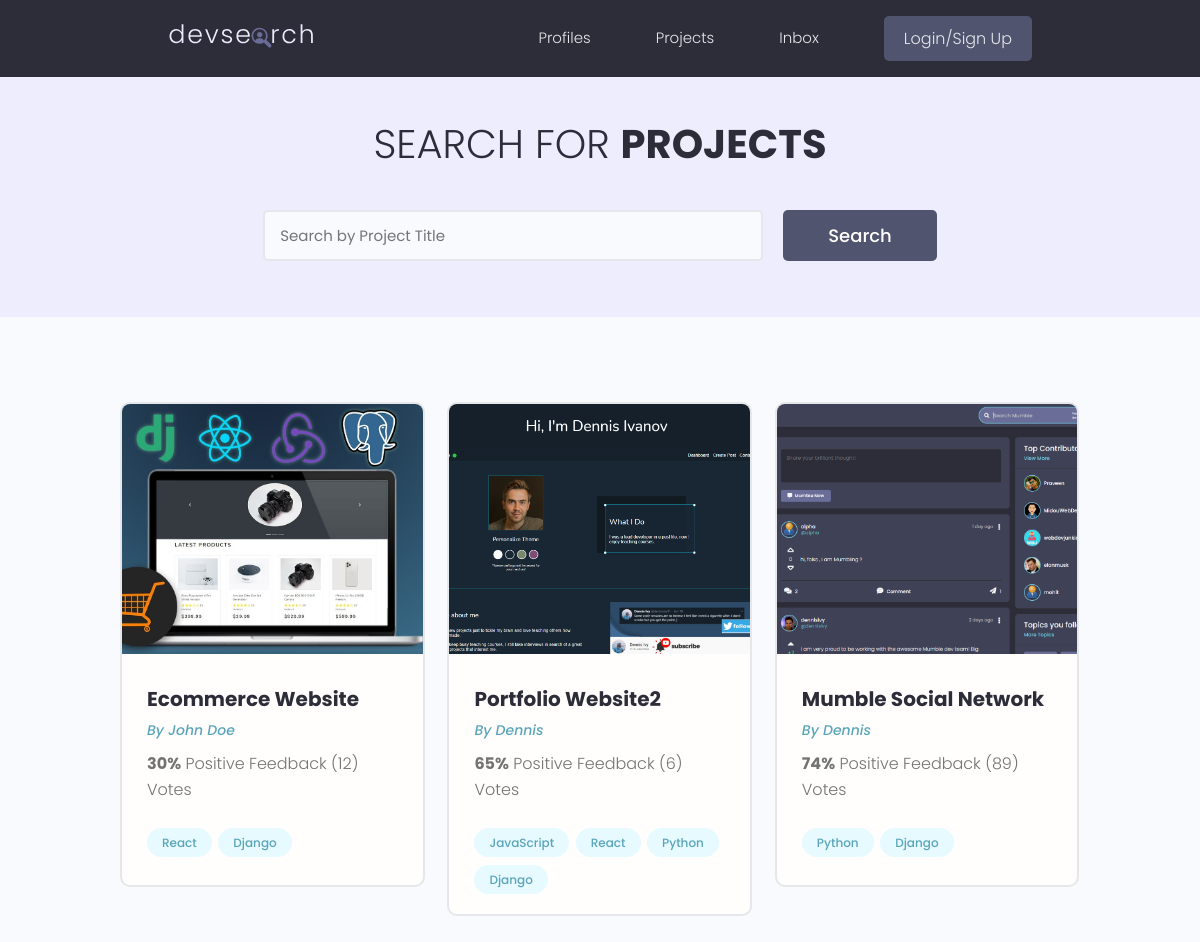
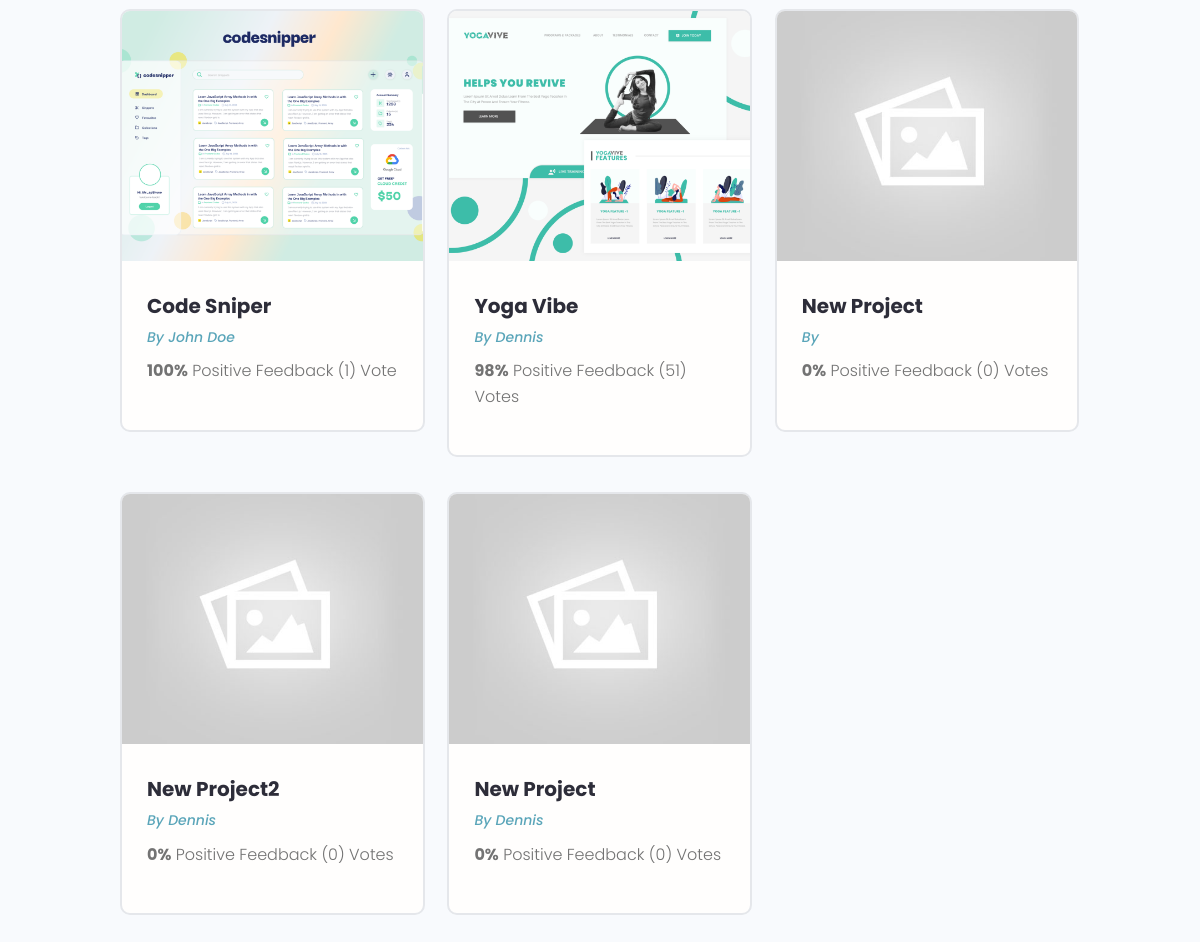
/projects/, run on the app's committed database (2 pictures, top to bottom).
### projects/models.py (models this page shows, shortened)
class Project(models.Model):
    owner = models.ForeignKey(Profile, null=True, blank=True, on_delete=models.SET_NULL)
    title = models.CharField(max_length=200)
    description = models.TextField(null=True, blank=True)
    featured_image = models.ImageField(null=True, blank=True, default="default.jpg")
    demo_link = models.CharField(max_length=2000, null=True, blank=True)
    source_link = models.CharField(max_length=2000, null=True, blank=True)
    tags = models.ManyToManyField('Tag', blank=True)
    vote_total = models.IntegerField(default=0, null=True, blank=True)
    vote_ratio = models.IntegerField(default=0, null=True, blank=True)
    created = models.DateTimeField(auto_now_add=True)
    id = models.UUIDField(default=uuid.uuid4, unique=True, primary_key=True, editable=False)

class Tag(models.Model):
    name = models.CharField(max_length=200)
    created = models.DateTimeField(auto_now_add = True)
    id = models.UUIDField(default=uuid.uuid4, unique=True, primary_key=True, editable=False)
    def __str__(self):
        return self.name

### users/models.py (models this page shows, shortened)
class Profile(models.Model):
    user = models.OneToOneField(User, on_delete=models.CASCADE, null=True, blank=True)
    name = models.CharField(max_length=200, blank=True, null=True)
    email = models.EmailField(max_length=500, blank=True, null=True)
    username = models.CharField(max_length=200, blank=True, null=True)
    location = models.CharField(max_length=200, blank=True, null=True)
    short_intro = models.CharField(max_length=200, blank=True, null=True)
    bio = models.TextField(blank=True, null=True)
    profile_image = models.ImageField(null=True, blank=True, upload_to='profiles/', default="profiles/user-default.png")
    social_github = models.CharField(max_length=200, blank=True, null=True)
    social_twitter = models.CharField(max_length=200, blank=True, null=True)
    social_linkedin = models.CharField(max_length=200, blank=True, null=True)
    social_youtube = models.CharField(max_length=200, blank=True, null=True)
    social_website = models.CharField(max_length=200, blank=True, null=True)
    created = models.DateTimeField(auto_now_add=True)
    id = models.UUIDField(default=uuid.uuid4, unique=True, primary_key=True, editable=False)

### projects/views.py (the view)
# urls.py: path('projects/', include('projects.urls')),
def projects(request):
    projects = Project.objects.all()
    context = { 'projects' : projects}
    return render(request, 'projects/projects.html', context)

### projects/templates/projects/projects.html (shortened to what this page needs)
{% extends 'main.html' %}
{% block content %}
  <main class="projects">
     <section class="hero-section text-center">
       <div class="container container--narrow">
         <div class="hero-section__box">
           <h2>Search for <span>Projects</span></h2>
         </div>
         <div class="hero-section__search">
           <form class="form" action="#" method="get">
             <div class="form__field">
               <input class="input input--text" id="formInput#search" type="text" name="text"
                 placeholder="Search by Project Title" />
             </div>
             <input class="btn btn--sub btn--lg" type="submit" value="Search" />
           </form>
         </div>
       </div>
     </section>
     <section class="projectsList">
       <div class="container">
         <div class="grid grid--three">
          {% for project in projects %}
           <div class="column">
             <div class="card project">
               <a href="{% url 'project' project.id %}" class="project">
                 <img class="project__thumbnail" src="{{ project.featured_image.url }}" alt="project thumbnail" />
                 <div class="card__body">
                   <h3 class="project__title">{{project.title}}</h3>
                   <p><a class="project__author" href="{% url 'user-profile' project.owner.id %}">By {{project.owner.name}}</a></p>
                   <p class="project--rating">
                     <span style="font-weight: bold;">{{project.vote_ratio}}%</span> Positive
                     Feedback ({{project.vote_total}}) Vote{{project.vote_total|pluralize:"s"}}
                   </p>
                   <div class="project__tags">
                    {% for tag in project.tags.all %}
                     <span class="tag tag--pill tag--main">
                       <small>{{tag}}</small>
                     </span>
                    {% endfor %}
                   </div>
                 </div>
               </a>
             </div>
           </div>
           {% endfor %}
         </div>
       </div>
     </section>
   </main>
{% endblock content %}

### static/styles/app.css (style rules this page uses)
:root { --color-sub: #2d2d39; }
.btn--sub { background-color: var(--color-sub-light); }
.card { border: 2px solid var(--color-light); }
img { width: 100%; }
.hero-section { height: 40vh; display: flex; align-items: center; background-color: var(--color-sub); }
.hero-section__box { margin-bottom: 4rem; }
.hero-section__box > h2, .hero-section__box > h2 > span { font-size: 4rem; color: var(--color-light); line-height: 1.3; text-transform: uppercase; }
.hero-section__box > h2 { font-weight: 300; }
.hero-section__box > h2 > span { font-weight: 700; }
.hero-section__search > .form { display: flex; align-items: center; justify-content: center; gap: 2rem; }
.hero-section__search > .form input.input--text { width: 50rem; }
.project__author { font-size: 1.4rem; font-style: italic; }
.project--rating { margin-bottom: 1.6em; margin-top: .5em; }
.projects > .hero-section { background: var(--color-sub-lighter); height: 30vh; }
.projects .hero-section__box { margin-bottom: 2.5rem; }
.projects .hero-section__box > h2 { color: var(--color-sub); }
.projects .hero-section__box > h2 > span { font-weight: 700; color: var(--color-sub); }
.projectsList { margin-top: 8rem; }
.project__thumbnail { height: 25rem; object-fit: cover; object-position: top center; }
.project__title { font-size: 2rem; font-weight: 700; color: var(--color-sub); }

### static/uikit/styles/modules/_variables.css (style rules this page uses)
:root { --color-main: #5aa5b9; --color-main-light: #e6faff; --color-sub: #3f4156; --color-sub-light: #51546e; --color-sub-lighter: #ededfd; --color-text: #737373; --color-gray: #8b8b8b; --color-light: #e5e7eb; --color-light-gray: #767676; --color-bg: #f8fafd; --color-white: #fffefd; --color-white-light: #f3f3f3; --color-success: #359e64; --color-success-bg: #def8e8; --color-error: #fc4b0b; --color-error-bg: #fff2ee; --font-base: 'Poppins', arial, helvetica, 'Segoe UI', roboto, ubuntu, sans-serif; --font-monospace: 'Fira Code', 'Courier New', courier, monospace; --font-regular: 300; --font-medium: 500; --font-bold: 700; --generic-shadow: 1px 1px 5px #00000010; --generic-transition: all 0.3s ease-in-out; }

### static/uikit/styles/modules/_base.css (style rules this page uses)
* { margin: 0; padding: 0; box-sizing: border-box; text-rendering: optimizeLegibility; color: inherit; font-size: inherit; }
html { font-size: 50%; }
@media only screen and (min-width: 480px) { html { font-size: 56.25%; } }
@media only screen and (min-width: 1200px) { html { font-size: 62.5%; } }
body { line-height: 1.6; font-weight: 400; font-size: 1.5rem; color: var(--color-text); background-color: var(--color-bg); min-height: 100vh; }

### static/uikit/styles/modules/_typography.css (style rules this page uses)
* { font-family: var(--font-base); }
h2 { font-size: 3.6rem; font-weight: var(--font-bold); }
h3 { font-size: 3.2rem; font-weight: var(--font-medium); }
p, span, strong { font-size: 1.6rem; color: var(--color-text); font-weight: var(--font-regular); }
a { padding-bottom: 2px; text-decoration: none; display: inline-block; color: var(--color-main); font-weight: var(--font-medium); }

### static/uikit/styles/modules/_utilities.css (style rules this page uses)
.container { width: 92%; max-width: 165rem; margin: 0 auto; box-sizing: border-box; }
.container--narrow { width: 92%; max-width: 120rem; }
@media screen and (min-width: 1000px) { .container { width: 90%; } }
@media screen and (min-width: 1000px) { .container--narrow { width: 85%; } }
@media screen and (min-width: 1200px) { .container { width: 80%; } }
@media screen and (min-width: 1200px) { .container--narrow { width: 72%; } }
.text-center { text-align: center; }

### static/uikit/styles/modules/_button.css (style rules this page uses)
.btn { display: inline-block; position: relative; cursor: pointer; background-color: var(--color-light); font-weight: var(--font-medium); color: var(--color-sub); text-decoration: none; padding: 1rem 2rem; border-radius: 0.5rem; border: none; width: -webkit-fit-content; width: -moz-fit-content; width: fit-content; height: -webkit-fit-content; height: -moz-fit-content; height: fit-content; font-size: 1.6rem; outline-width: 0; outline-color: transparent; -webkit-backface-visibility: hidden; backface-visibility: hidden; transition: all 0.3s ease-in-out; }
.btn--sub { background-color: var(--color-sub); color: var(--color-white); }
.btn--lg { font-size: 1.8rem; padding: 1.2rem 4.5rem; }

### static/uikit/styles/modules/_card.css (style rules this page uses)
.card { border-radius: 1rem; background-color: var(--color-white); border: 1.5px solid var(--color-light); width: auto; height: auto; margin-top: 0.5rem; margin-bottom: 0.5rem; overflow: hidden; }
.card__body, .card__header { padding: 2rem 2.5rem; }

### data on the page
Project: featured_image (picture), title "Ecommerce Website", owner.name "John Doe", vote_ratio "30", vote_total "12"
Tag: name "React"
Tag: name "Django"
Project: featured_image (picture), title "Portfolio Website2", owner.name "Dennis", vote_ratio "65", vote_total "6"
Tag: name "JavaScript"
Tag: name "Python"
Project: featured_image (picture), title "Mumble Social Network", owner.name "Dennis", vote_ratio "74", vote_total "89"
Project: featured_image (picture), title "Code Sniper", owner.name "John Doe", vote_ratio "100", vote_total "1"
Project: featured_image (picture), title "Yoga Vibe", owner.name "Dennis", vote_ratio "98", vote_total "51"
Project: featured_image (placeholder picture), title "New Project", vote_ratio "0", vote_total "0"
Project: featured_image (placeholder picture), title "New Project2", owner.name "Dennis", vote_ratio "0", vote_total "0"
Project: featured_image (placeholder picture), title "New Project", owner.name "Dennis", vote_ratio "0", vote_total "0"
